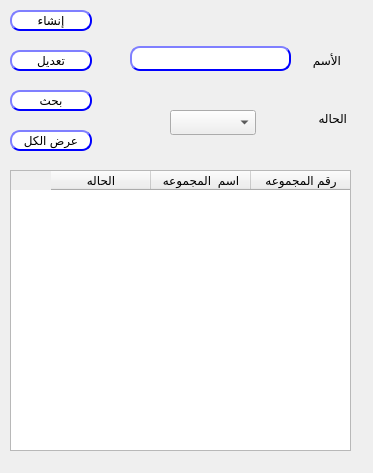
<?xml version="1.0" encoding="UTF-8"?>
<ui version="4.0">
 <class>CustomerGP</class>
 <widget class="QDialog" name="CustomerGP">
  <property name="geometry">
   <rect>
    <x>0</x>
    <y>0</y>
    <width>373</width>
    <height>473</height>
   </rect>
  </property>
  <property name="windowTitle">
   <string>إنشاء محموعه عملاء</string>
  </property>
  <widget class="QLabel" name="desc">
   <property name="geometry">
    <rect>
     <x>260</x>
     <y>50</y>
     <width>81</width>
     <height>21</height>
    </rect>
   </property>
   <property name="text">
    <string>الأسم</string>
   </property>
  </widget>
  <widget class="QLabel" name="label_2">
   <property name="geometry">
    <rect>
     <x>280</x>
     <y>110</y>
     <width>67</width>
     <height>17</height>
    </rect>
   </property>
   <property name="text">
    <string>الحاله</string>
   </property>
  </widget>
  <widget class="QComboBox" name="CMB_custGroup">
   <property name="geometry">
    <rect>
     <x>170</x>
     <y>110</y>
     <width>86</width>
     <height>25</height>
    </rect>
   </property>
  </widget>
  <widget class="QPushButton" name="BTN_createCustGp">
   <property name="geometry">
    <rect>
     <x>10</x>
     <y>10</y>
     <width>82</width>
     <height>21</height>
    </rect>
   </property>
   <property name="styleSheet">
    <string notr="true">QPushButton{
                                        background-color: white;
                                        border-style: outset;
                                        border-width: 2px;
                                        border-radius: 10px;
                                        border-color: blue;
                                        min-width: 6em;
                                        }
                                        QPushButton:hover {
                                        background: qradialgradient(
                                        cx: 0.3, cy: -0.4, fx: 0.3, fy: -0.4,
                                        radius: 1.35, stop: 0 #fff, stop: 1 #bbb
                                        );
                                        }
                                        QPushButton:pressed {
                                        border-style: inset;
                                        background: qradialgradient(
                                        cx: 0.4, cy: -0.1, fx: 0.4, fy: -0.1,
                                        radius: 1.35, stop: 0 #fff, stop: 1 #ddd
                                        );
                                        }
                                    </string>
   </property>
   <property name="text">
    <string>إنشاء</string>
   </property>
  </widget>
  <widget class="QLineEdit" name="LE_desc">
   <property name="geometry">
    <rect>
     <x>130</x>
     <y>46</y>
     <width>161</width>
     <height>25</height>
    </rect>
   </property>
   <property name="styleSheet">
    <string notr="true">QLineEdit{
                                        background-color: white;
                                        border-style: outset;
                                        border-width: 2px;
                                        border-radius: 10px;
                                        border-color: blue;
                                        min-width: 6em;
                                        }
                                        QLineEdit:hover {
                                        background: qradialgradient(
                                        cx: 0.3, cy: -0.4, fx: 0.3, fy: -0.4,
                                        radius: 1.35, stop: 0 #fff, stop: 1 #bbb
                                        );
                                        }
                                       QLineEdit:pressed {
                                        border-style: inset;
                                        background: qradialgradient(
                                        cx: 0.4, cy: -0.1, fx: 0.4, fy: -0.1,
                                        radius: 1.35, stop: 0 #fff, stop: 1 #ddd
                                        );
                                        }
                                    </string>
   </property>
  </widget>
  <widget class="QTableWidget" name="Qtable_custGP">
   <property name="geometry">
    <rect>
     <x>10</x>
     <y>170</y>
     <width>341</width>
     <height>281</height>
    </rect>
   </property>
   <property name="layoutDirection">
    <enum>Qt::RightToLeft</enum>
   </property>
   <column>
    <property name="text">
     <string>رقم المجموعه</string>
    </property>
   </column>
   <column>
    <property name="text">
     <string>اسم  المجموعه</string>
    </property>
   </column>
   <column>
    <property name="text">
     <string>الحاله</string>
    </property>
   </column>
  </widget>
  <widget class="QPushButton" name="BTN_modifyCustGp">
   <property name="geometry">
    <rect>
     <x>10</x>
     <y>50</y>
     <width>82</width>
     <height>21</height>
    </rect>
   </property>
   <property name="styleSheet">
    <string notr="true">QPushButton{
                                        background-color: white;
                                        border-style: outset;
                                        border-width: 2px;
                                        border-radius: 10px;
                                        border-color: blue;
                                        min-width: 6em;
                                        }
                                        QPushButton:hover {
                                        background: qradialgradient(
                                        cx: 0.3, cy: -0.4, fx: 0.3, fy: -0.4,
                                        radius: 1.35, stop: 0 #fff, stop: 1 #bbb
                                        );
                                        }
                                        QPushButton:pressed {
                                        border-style: inset;
                                        background: qradialgradient(
                                        cx: 0.4, cy: -0.1, fx: 0.4, fy: -0.1,
                                        radius: 1.35, stop: 0 #fff, stop: 1 #ddd
                                        );
                                        }
                                    </string>
   </property>
   <property name="text">
    <string>تعديل</string>
   </property>
  </widget>
  <widget class="QPushButton" name="BTN_searchCustGp">
   <property name="geometry">
    <rect>
     <x>10</x>
     <y>90</y>
     <width>82</width>
     <height>21</height>
    </rect>
   </property>
   <property name="styleSheet">
    <string notr="true">QPushButton{
                                        background-color: white;
                                        border-style: outset;
                                        border-width: 2px;
                                        border-radius: 10px;
                                        border-color: blue;
                                        min-width: 6em;
                                        }
                                        QPushButton:hover {
                                        background: qradialgradient(
                                        cx: 0.3, cy: -0.4, fx: 0.3, fy: -0.4,
                                        radius: 1.35, stop: 0 #fff, stop: 1 #bbb
                                        );
                                        }
                                        QPushButton:pressed {
                                        border-style: inset;
                                        background: qradialgradient(
                                        cx: 0.4, cy: -0.1, fx: 0.4, fy: -0.1,
                                        radius: 1.35, stop: 0 #fff, stop: 1 #ddd
                                        );
                                        }
                                    </string>
   </property>
   <property name="text">
    <string>بحث</string>
   </property>
  </widget>
  <widget class="QLabel" name="LB_custGpId">
   <property name="enabled">
    <bool>false</bool>
   </property>
   <property name="geometry">
    <rect>
     <x>100</x>
     <y>20</y>
     <width>31</width>
     <height>20</height>
    </rect>
   </property>
   <property name="text">
    <string/>
   </property>
  </widget>
  <widget class="QLabel" name="LB_status">
   <property name="enabled">
    <bool>false</bool>
   </property>
   <property name="geometry">
    <rect>
     <x>110</x>
     <y>110</y>
     <width>31</width>
     <height>21</height>
    </rect>
   </property>
   <property name="text">
    <string/>
   </property>
  </widget>
  <widget class="QPushButton" name="BTN_searchCustGp_all">
   <property name="geometry">
    <rect>
     <x>10</x>
     <y>130</y>
     <width>82</width>
     <height>21</height>
    </rect>
   </property>
   <property name="styleSheet">
    <string notr="true">QPushButton{
                                        background-color: white;
                                        border-style: outset;
                                        border-width: 2px;
                                        border-radius: 10px;
                                        border-color: blue;
                                        min-width: 6em;
                                        }
                                        QPushButton:hover {
                                        background: qradialgradient(
                                        cx: 0.3, cy: -0.4, fx: 0.3, fy: -0.4,
                                        radius: 1.35, stop: 0 #fff, stop: 1 #bbb
                                        );
                                        }
                                        QPushButton:pressed {
                                        border-style: inset;
                                        background: qradialgradient(
                                        cx: 0.4, cy: -0.1, fx: 0.4, fy: -0.1,
                                        radius: 1.35, stop: 0 #fff, stop: 1 #ddd
                                        );
                                        }
                                    </string>
   </property>
   <property name="text">
    <string>عرض الكل</string>
   </property>
  </widget>
 </widget>
 <resources/>
 <connections/>
</ui>
